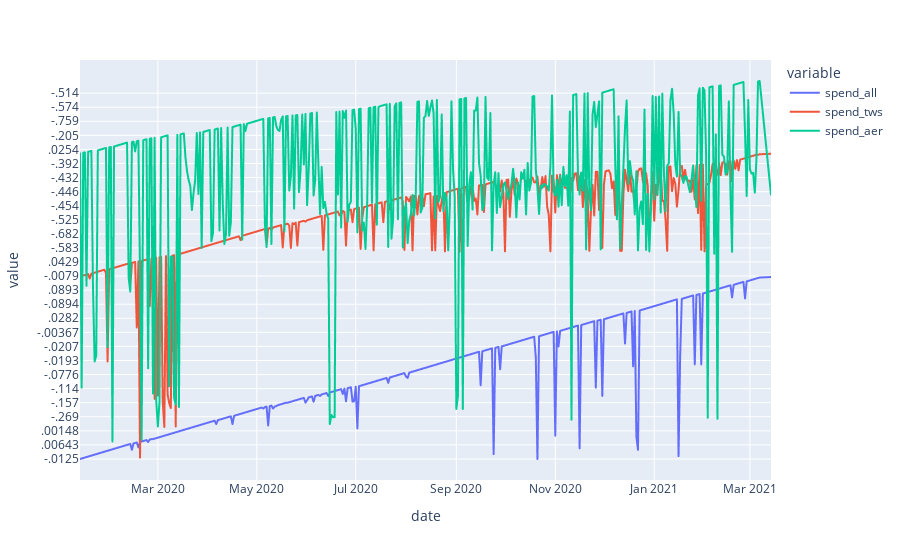

Notebook cell for this chart:
### Code cell
px.line(consum_spend_az, x='date', y='spend_all', labels={'x': 'Date', 'y': 'total spend'})

px.line(consum_spend_az, x='date', y=['spend_all', 'spend_tws', 'spend_aer'])

### Figure 1 — Plotly figure (JSON) as saved in the notebook; plotly's stock layout.template omitted (floating-point values rounded to 4 significant figures; data arrays with more than 128 entries replaced by an {"elided": "..."} marker saying what was removed)
{"data": [{"hovertemplate": "variable=spend_all<br>date=%{x}<br>value=%{y}<extra></extra>", "legendgroup": "spend_all", "line": {"color": "#636efa", "dash": "solid"}, "mode": "lines", "name": "spend_all", "showlegend": true, "type": "scattergl", "x": {"elided": "421 str values"}, "xaxis": "x", "y": {"elided": "421 str values"}, "yaxis": "y"}, {"hovertemplate": "variable=spend_tws<br>date=%{x}<br>value=%{y}<extra></extra>", "legendgroup": "spend_tws", "line": {"color": "#EF553B", "dash": "solid"}, "mode": "lines", "name": "spend_tws", "showlegend": true, "type": "scattergl", "x": {"elided": "421 str values"}, "xaxis": "x", "y": {"elided": "421 str values"}, "yaxis": "y"}, {"hovertemplate": "variable=spend_aer<br>date=%{x}<br>value=%{y}<extra></extra>", "legendgroup": "spend_aer", "line": {"color": "#00cc96", "dash": "solid"}, "mode": "lines", "name": "spend_aer", "showlegend": true, "type": "scattergl", "x": {"elided": "421 str values"}, "xaxis": "x", "y": {"elided": "421 str values"}, "yaxis": "y"}], "layout": {"autosize": true, "legend": {"title": {"text": "variable"}, "tracegroupgap": 0}, "margin": {"t": 60}, "xaxis": {"anchor": "y", "autorange": true, "domain": [0, 1], "range": ["2020-01-13", "2021-03-14"], "title": {"text": "date"}, "type": "date"}, "yaxis": {"anchor": "x", "autorange": true, "domain": [0, 1], "range": [-43.28, 822.3], "title": {"text": "value"}, "type": "category"}}}
